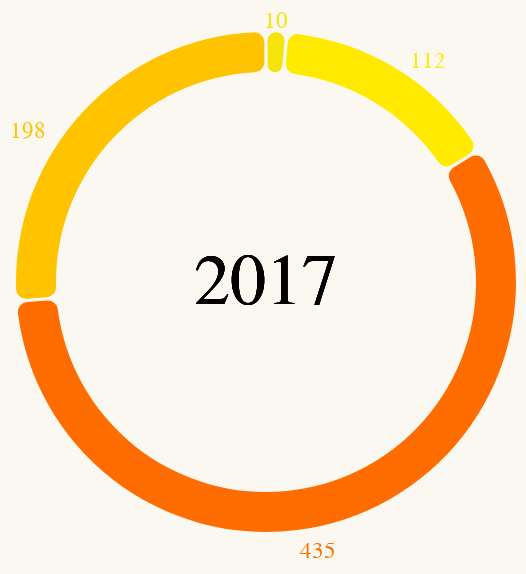

Express this chart as Vega-Lite.
### Vega-Lite specification from a JSON file in a GitHub repository (floating-point values rounded to 4 significant figures)
{"$schema": "https://vega.github.io/schema/vega-lite/v5.json", "width": 250, "height": 250, "background": "#FBF8F1", "data": {"values": [{"Comfortability": "Physical health", "Count": 435}, {"Comfortability": "Mental health", "Count": 10}, {"Comfortability": "Same level of comfort for each", "Count": 198}, {"Comfortability": "Neither", "Count": 112}]}, "config": {"legend": {"disable": true}}, "layer": [{"mark": {"type": "arc", "padAngle": 0.01, "innerRadius": 105, "cornerRadius": 5}, "encoding": {"theta": {"field": "Count", "type": "quantitative"}, "color": {"field": "Comfortability", "type": "nominal", "scale": {"range": ["#F4E409", "#FFEA00", "#FF6D00", "#FFC300"]}}, "tooltip": [{"field": "Comfortability", "type": "nominal", "title": "Comfortability in sharing"}, {"field": "Count", "type": "quantitative", "title": "Count"}]}}, {"mark": {"type": "text", "align": "center", "baseline": "middle", "fontSize": 36}, "encoding": {"text": {"value": "2017"}}}, {"mark": {"type": "text", "align": "right", "dx": 11, "dy": -130, "fontSize": 11.5}, "encoding": {"text": {"field": "Count", "type": "quantitative"}, "color": {"value": "#F4E409"}, "opacity": {"condition": {"test": "datum['Comfortability'] == 'Mental health'", "value": 1}, "value": 0}}}, {"mark": {"type": "text", "align": "right", "dx": 90, "dy": -110, "fontSize": 11.5}, "encoding": {"text": {"field": "Count", "type": "quantitative"}, "color": {"value": "#FFEA00"}, "opacity": {"condition": {"test": "datum['Comfortability'] == 'Neither'", "value": 1}, "value": 0}}}, {"mark": {"type": "text", "align": "right", "dx": 35, "dy": 135, "fontSize": 11.5}, "encoding": {"text": {"field": "Count", "type": "quantitative"}, "color": {"value": "#FF6D00"}, "opacity": {"condition": {"test": "datum['Comfortability'] == 'Physical health'", "value": 1}, "value": 0}}}, {"mark": {"type": "text", "align": "right", "dx": -110, "dy": -75, "fontSize": 11.5}, "encoding": {"text": {"field": "Count", "type": "quantitative"}, "color": {"value": "#FFC300"}, "opacity": {"condition": {"test": "datum['Comfortability'] == 'Same level of comfort for each'", "value": 1}, "value": 0}}}]}
